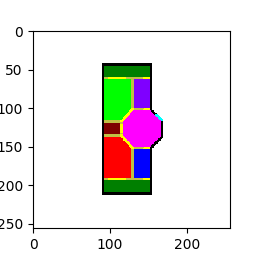
#> input picture publicplanrgb08_24/IBA_21_1.PNG, 256 x 256 px
$ python export_scene_from_intermediate.py publicplanrgb08_24 out 1.0
#> lines starting #> are read from the running program, lines starting #| are printed output that depends on the picture; after the words box and inside, x2 and y2 are one past the last pixel; in counts of white or black regions, pixels touching at a corner belong together
#!/usr/bin/env python3
# -*- coding: utf-8 -*-
# Export walls (exterior/interior) and openings (front/int doors) to JSON
# a partir de la imagen "Intermediate" (paredes negras + puerta cian).

import json
import sys
from pathlib import Path

import numpy as np
from PIL import Image
from skimage.morphology import thin
from skimage.transform import probabilistic_hough_line
from skimage.measure import label, regionprops
from scipy.spatial import cKDTree

# =========================
# Configuración (ajústala)
# =========================
# Paleta de la intermedia (muros y puertas):
RGB_EXT_WALL = (0, 0, 0)        # muro exterior (negro)
RGB_INT_WALL = (215, 165, 159)  # tabique interior (si no sale en la intermedia, quedará vacío)

# Puerta exterior en INTERMEDIA suele ser CIAN; mejor usar rango en vez de un solo valor:
# Máscara por rangos (G y B altos, R bajo)
FRONT_DOOR_R_MAX = 80
FRONT_DOOR_G_MIN = 200
FRONT_DOOR_B_MIN = 200

# Si en tus intermedias hubiera puerta interior con otro color, puedes definir otra máscara.

# Tolerancia de color estricta para muros (no para puerta cian, que va por rango)
COLOR_TOL = 2  # 1–4

# Parámetros de líneas (Hough) para muros
HOUGH_LINE_LENGTH = 10
HOUGH_LINE_GAP    = 2
HOUGH_THRESHOLD   = 10

# Filtros de aperturas (componentes tipo “puerta”)
MIN_OPEN_AREA      = 20     # píxeles
MAX_OPEN_AREA      = 1200   # píxeles
MAX_DIST_TO_WALL   = 2      # píxeles a pared
MIN_OPEN_ASPECT    = 2.0    # max(h,w)/min(h,w) >= MIN_OPEN_ASPECT
DEDUP_RADIUS_PX    = 8      # agrupar centros cercanos

# Fallback geométrico (si no hay puerta por color): buscar “gaps” entre segmentos exteriores
GAP_COLINEAR_TOL_PX = 2     # tolerancia de colinealidad (misma fila/col) en píxeles
GAP_MAX_LEN_PX      = 20    # ancho máximo de hueco considerado puerta (ajústalo a tu escala ~ 8–18 px para 0.7–0.9 m)
GAP_MIN_LEN_PX      = 6     # ancho mínimo de hueco


# =========================
# Utilidades
# =========================
def mask_rgb_tol(img: np.ndarray, rgb: tuple[int, int, int], tol: int = COLOR_TOL) -> np.ndarray:
    r, g, b = rgb
    return (
        (np.abs(img[:, :, 0] - r) <= tol) &
        (np.abs(img[:, :, 1] - g) <= tol) &
        (np.abs(img[:, :, 2] - b) <= tol)
    )

def mask_cyan_range(img: np.ndarray) -> np.ndarray:
    """Máscara de cian robusta para puerta: G y B altos, R bajo."""
    R = img[:, :, 0]
    G = img[:, :, 1]
    B = img[:, :, 2]
    return (R <= FRONT_DOOR_R_MAX) & (G >= FRONT_DOOR_G_MIN) & (B >= FRONT_DOOR_B_MIN)

def lines_from_mask(mask: np.ndarray,
                    line_length: int = HOUGH_LINE_LENGTH,
                    line_gap: int = HOUGH_LINE_GAP,
                    threshold: int = HOUGH_THRESHOLD):
    """Devuelve segmentos a partir del esqueleto de la máscara."""
    if not mask.any():
        return []
    skel = thin(mask)
    lines = probabilistic_hough_line(
        skel, threshold=threshold, line_length=line_length, line_gap=line_gap
    )
    # lines: list of ((x0,y0), (x1,y1))
    return [{"p1": [int(x0), int(y0)], "p2": [int(x1), int(y1)]} for (x0, y0), (x1, y1) in lines]

def opening_centers(mask: np.ndarray,
                    wall_mask: np.ndarray,
                    min_area: int = MIN_OPEN_AREA,
                    max_area: int = MAX_OPEN_AREA,
                    max_dist_to_wall: int = MAX_DIST_TO_WALL,
                    min_aspect: float = MIN_OPEN_ASPECT):
    """
    Devuelve centros [cx, cy] de componentes conectados del 'mask' que:
      - área dentro [min_area, max_area]
      - están a <= max_dist_to_wall píxeles de la pared
      - rectángulo delgado: max(h,w)/min(h,w) >= min_aspect
    """
    if not mask.any():
        return []

    # elimina posibles píxeles solapados con pared (ruido)
    mask = mask & (~wall_mask)

    lbl = label(mask.astype(np.uint8), connectivity=1)
    ys, xs = np.nonzero(wall_mask)
    if len(xs) == 0:
        return []

    tree = cKDTree(np.c_[xs, ys])
    keep = []
    for reg in regionprops(lbl):
        if reg.area < min_area or reg.area > max_area:
            continue
        minr, minc, maxr, maxc = reg.bbox
        h, w = (maxr - minr), (maxc - minc)
        if h == 0 or w == 0:
            continue
        aspect = max(h, w) / max(1, min(h, w))
        if aspect < min_aspect:
            continue
        cy, cx = reg.centroid  # (fila=y, col=x)
        dist, _ = tree.query([cx, cy], k=1)
        if dist <= max_dist_to_wall:
            keep.append([int(round(cx)), int(round(cy))])
    return keep

def dedup_points(points, radius=DEDUP_RADIUS_PX):
    """Agrupa puntos muy cercanos en un único centro (media)."""
    if not points:
        return []
    pts = np.array(points, dtype=float)
    used = np.zeros(len(pts), dtype=bool)
    out = []
    for i in range(len(pts)):
        if used[i]:
            continue
        d = np.linalg.norm(pts - pts[i], axis=1)
        idx = np.where(d <= radius)[0]
        used[idx] = True
        out.append(np.round(pts[idx].mean(axis=0)).astype(int).tolist())
    return out

def is_horizontal(seg, tol=GAP_COLINEAR_TOL_PX):
    (x1,y1),(x2,y2) = (seg["p1"], seg["p2"])
    return abs(y1 - y2) <= tol and abs(x1 - x2) > tol

def is_vertical(seg, tol=GAP_COLINEAR_TOL_PX):
    (x1,y1),(x2,y2) = (seg["p1"], seg["p2"])
    return abs(x1 - x2) <= tol and abs(y1 - y2) > tol

def segment_length(seg):
    (x1,y1),(x2,y2) = (seg["p1"], seg["p2"])
    return int(round(np.hypot(x2-x1, y2-y1)))

def midpoint(xa, xb):
    return int(round((xa + xb)/2))

def detect_gaps_on_exterior(exterior_segments):
    """
    Fallback geométrico: si no hay puertas por color, detecta "huecos"
    entre segmentos exteriores colineales con un gap pequeño.
    Devuelve lista de centros [cx, cy] de los gaps.
    """
    gaps = []

    # --- Horizontales: agrupar por y aproximado ---
    horiz = [s for s in exterior_segments if is_horizontal(s)]
    # agrupa por y (redondeado a GAP_COLINEAR_TOL_PX)
    buckets = {}
    for s in horiz:
        y = int(round((s["p1"][1] + s["p2"][1]) / 2))
        key = int(round(y / max(1, GAP_COLINEAR_TOL_PX)))
        buckets.setdefault(key, []).append(s)

    for key, segs in buckets.items():
        # normaliza cada segmento como (x_min, x_max, y)
        norm = []
        for s in segs:
            x1, x2 = sorted([s["p1"][0], s["p2"][0]])
            y = int(round((s["p1"][1] + s["p2"][1]) / 2))
            norm.append((x1, x2, y))
        # ordena por x
        norm.sort(key=lambda t: t[0])
        # busca gaps entre consecutivos
        for (x1a, x2a, ya), (x1b, x2b, yb) in zip(norm, norm[1:]):
            # gap entre x2a y x1b
            gap = x1b - x2a
            if GAP_MIN_LEN_PX <= gap <= GAP_MAX_LEN_PX and abs(ya - yb) <= GAP_COLINEAR_TOL_PX:
                cx = midpoint(x2a, x1b)
                gaps.append([cx, ya])

    # --- Verticales: agrupar por x aproximado ---
    vert = [s for s in exterior_segments if is_vertical(s)]
    buckets = {}
    for s in vert:
        x = int(round((s["p1"][0] + s["p2"][0]) / 2))
        key = int(round(x / max(1, GAP_COLINEAR_TOL_PX)))
        buckets.setdefault(key, []).append(s)

    for key, segs in buckets.items():
        norm = []
        for s in segs:
            y1, y2 = sorted([s["p1"][1], s["p2"][1]])
            x = int(round((s["p1"][0] + s["p2"][0]) / 2))
            norm.append((y1, y2, x))
        norm.sort(key=lambda t: t[0])
        for (y1a, y2a, xa), (y1b, y2b, xb) in zip(norm, norm[1:]):
            gap = y1b - y2a
            if GAP_MIN_LEN_PX <= gap <= GAP_MAX_LEN_PX and abs(xa - xb) <= GAP_COLINEAR_TOL_PX:
                cy = midpoint(y2a, y1b)
                gaps.append([xa, cy])

    return dedup_points(gaps, radius=DEDUP_RADIUS_PX)


# =========================
# Export por imagen
# =========================
def export_scene(img_path: Path, px_per_m: float = 50.0):
    pil = Image.open(img_path).convert("RGB")
    img = np.array(pil)
    H, W, _ = img.shape

    # Máscaras por color con tolerancia (muros)
    mask_ext = mask_rgb_tol(img, RGB_EXT_WALL)
    mask_int = mask_rgb_tol(img, RGB_INT_WALL)

    # Segmentos de pared (Hough sobre el esqueleto)
    seg_ext = lines_from_mask(mask_ext)
    seg_int = lines_from_mask(mask_int)

    # Aperturas por COLOR (cian) + filtros geométricos
    wall_mask_total = (mask_ext | mask_int)
    openings = []

    mask_fd = mask_cyan_range(img)  # robusto para cian
    fd_pts = opening_centers(
        mask_fd, wall_mask_total,
        min_area=MIN_OPEN_AREA, max_area=MAX_OPEN_AREA,
        max_dist_to_wall=MAX_DIST_TO_WALL, min_aspect=MIN_OPEN_ASPECT
    )
    fd_pts = dedup_points(fd_pts, radius=DEDUP_RADIUS_PX)
    for c in fd_pts:
        openings.append({"type": "front_door", "center": c})

    # Fallback geométrico: si no hay nada por color, busca gaps en exterior
    if len(fd_pts) == 0:
        gap_pts = detect_gaps_on_exterior(seg_ext)
        for c in gap_pts:
            openings.append({"type": "front_door_gap", "center": c})

    scene = {
        "image": img_path.name,
        "size_px": [W, H],
        "px_per_m": px_per_m,
        "walls": {
            "exterior": seg_ext,
            "interior": seg_int
        },
        "openings": openings
    }
    return scene


# =========================
# CLI
# =========================
def main():
    if len(sys.argv) < 3:
        print("Usage: python export_scene_from_intermediate.py <input_folder> <output_folder> [px_per_m]")
        sys.exit(1)
    in_dir = Path(sys.argv[1])
    out_dir = Path(sys.argv[2])
    px_per_m = float(sys.argv[3]) if len(sys.argv) > 3 else 50.0
    out_dir.mkdir(parents=True, exist_ok=True)

    count = 0
    for img_path in sorted(list(in_dir.glob("*.PNG")) + list(in_dir.glob("*.png"))):
        scene = export_scene(img_path, px_per_m=px_per_m)
#> in export_scene, pil is the input picture: PIL image 256x256 RGB; mean R, G, B 234.2, 230.6, 230.9
#> in mask_rgb_tol, `return ( (np.abs(img[:, :, 0] - r) <= tol) & (np.abs(img[:, :, 1] - g)..`:
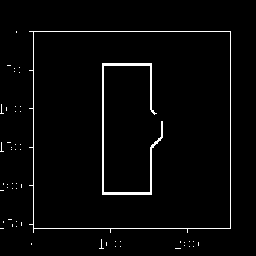
#> returned value: shape (256, 256) bool; 2.7% white in thin lines or dots, all inside (x1, y1, x2, y2) = (0, 31, 231, 249)
#> in mask_rgb_tol (call 2), `return ( (np.abs(img[:, :, 0] - r) <= tol) & (np.abs(img[:, :, 1] - g)..`: returned value: shape (256, 256) bool; every value is 0
#> in lines_from_mask, `skel = thin(mask)`:
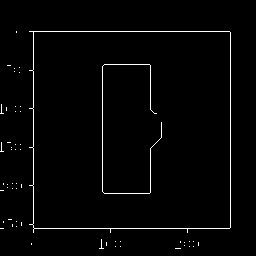
#> skel: shape (256, 256) bool; 2% white in thin lines or dots, all inside (x1, y1, x2, y2) = (0, 31, 231, 249)
#> in lines_from_mask, `lines = probabilistic_hough_line( skel, threshold=threshold, line_leng..`: lines = [((33, 232), (33, 31)), ((150, 192), (150, 148)), ((229, 228), (34, 228)), ((229, 31), (29, 31)), ((230, 227), (230, 32)), ((150, 109), (150, 65)), ((102, 191), (102, 66)), ((149, 193), (104, 193)), ((149, 64), (104, 64)), ((161, 137), (161, 124))]
#> in export_scene, `seg_ext = lines_from_mask(mask_ext)`: seg_ext = 10 items
#> in export_scene, `seg_int = lines_from_mask(mask_int)`: seg_int = []
#> in mask_cyan_range, `R = img[:, :, 0]`:
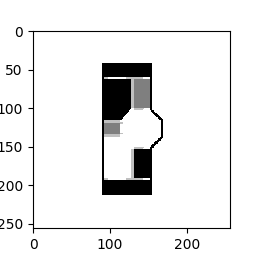
#> R: shape (256, 256); min 0, max 255, mean 234.2
#> in mask_cyan_range, `G = img[:, :, 1]`:
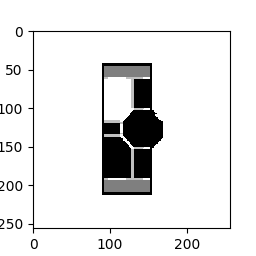
#> G: shape (256, 256); min 0, max 255, mean 230.6
#> in mask_cyan_range, `B = img[:, :, 2]`:
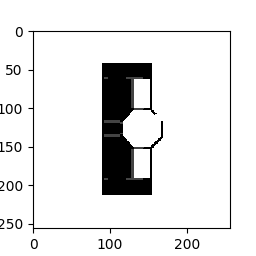
#> B: shape (256, 256); min 0, max 255, mean 230.9
#> in mask_cyan_range, `return (R <= FRONT_DOOR_R_MAX) & (G >= FRONT_DOOR_G_MIN) & (B >= FRONT..`:
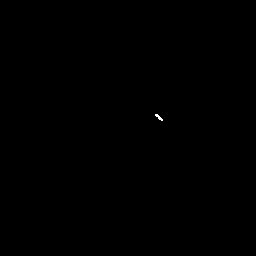
#> returned value: shape (256, 256) bool; 0.04% white in thin lines or dots, all inside (x1, y1, x2, y2) = (155, 114, 163, 121)
#> in opening_centers, `ys, xs = np.nonzero(wall_mask)`: ys = 1770 values from 31 to 248; xs = 1770 values, max 230 at index 202, min 0 at index 740, mean 122.1
#> the loop in opening_centers, `for reg in regionprops(lbl):` made 1 pass
#> (minr, minc, maxr, maxc, h, w, aspect) on pass 1: (114, 155, 121, 163, 7, 8, 1.14)
#> after the loop in opening_centers, `for reg in regionprops(lbl):`: keep = []
#> in detect_gaps_on_exterior, `horiz = [s for s in exterior_segments if is_horizontal(s)]`: horiz = 4 items
#> the loop in detect_gaps_on_exterior, `for s in horiz:` made 4 passes
#> (s, y, key) on passes 1 to 4: ({'p1': [229, 228], 'p2': [34, 228]}, 228, 114), ({'p1': [229, 31], 'p2': [29, 31]}, 31, 16), ({'p1': [149, 193], 'p2': [104, 193]}, 193, 96), ({'p1': [149, 64], 'p2': [104, 64]}, 64, 32)
#> the loop in detect_gaps_on_exterior, `for key, segs in buckets.items():` made 4 passes
#> key on passes 1 to 4: 114, 16, 96, 32
#> after the loop in detect_gaps_on_exterior, `for key, segs in buckets.items():`: gaps = []
#> in detect_gaps_on_exterior, `vert = [s for s in exterior_segments if is_vertical(s)]`: vert = 6 items
#> the loop in detect_gaps_on_exterior, `for s in vert:` made 6 passes
#> (s, x, key) on passes 1 to 6: ({'p1': [33, 232], 'p2': [33, 31]}, 33, 16), ({'p1': [150, 192], 'p2': [150, 148]}, 150, 75), ({'p1': [230, 227], 'p2': [230, 32]}, 230, 115), ({'p1': [150, 109], 'p2': [150, 65]}, 150, 75), ({'p1': [102, 191], 'p2': [102, 66]}, 102, 51), ({'p1': [161, 137], 'p2': [161, 124]}, 161, 80)
#> after the loop in detect_gaps_on_exterior, `for s in vert:`: buckets = 5 items
#> the loop in detect_gaps_on_exterior, `for key, segs in buckets.items():` made 5 passes
#> key on passes 1 to 5: 16, 75, 115, 51, 80
#> in export_scene, `gap_pts = detect_gaps_on_exterior(seg_ext)`: gap_pts = []
#> scene = 5 items
        (out_dir / f"{img_path.stem}.scene.json").write_text(
            json.dumps(scene, indent=2), encoding="utf-8"
        )
        print(f"[OK] {img_path.name} -> {img_path.stem}.scene.json")
        count += 1
#> pass 2 of the loop in main, `for img_path in sorted(list(in_dir.glob("*.PNG")) + list(in_dir.glob("..`:
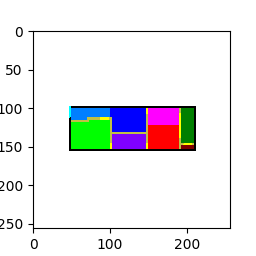
#> input picture publicplanrgb08_24/IBA_27_3.PNG, 256 x 256 px
#> in export_scene, pil is the input picture: PIL image 256x256 RGB; mean R, G, B 234.3, 234.3, 236.1
#> in lines_from_mask (call 3), `skel = thin(mask)`:
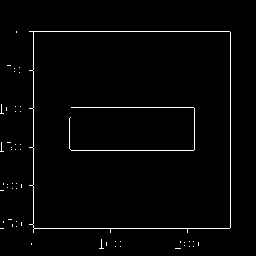
#> skel: shape (256, 256) bool; 1.9% white in thin lines or dots, all inside (x1, y1, x2, y2) = (0, 31, 231, 249)
#> lines = [((229, 228), (34, 228)), ((230, 227), (230, 32)), ((33, 232), (33, 31)), ((193, 107), (71, 107)), ((193, 150), (71, 150)), ((229, 31), (29, 31)), ((69, 148), (69, 118)), ((194, 149), (194, 108))]
#> seg_ext = 8 items
#> in mask_cyan_range (call 2), `return (R <= FRONT_DOOR_R_MAX) & (G >= FRONT_DOOR_G_MIN) & (B >= FRONT..`:
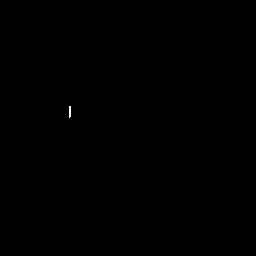
#> returned value: shape (256, 256) bool; 0.04% white in thin lines or dots, all inside (x1, y1, x2, y2) = (69, 106, 71, 118)
#> the loop in opening_centers (call 2), `for reg in regionprops(lbl):` made 1 pass
#> (minr, minc, maxr, maxc, h, w, aspect, cy) on pass 1: (106, 69, 118, 71, 12, 2, 6, 111.3)
#> the loop in detect_gaps_on_exterior (call 2), `for s in horiz:` made 4 passes
#> (s, y, key) on passes 1 to 4: ({'p1': [229, 228], 'p2': [34, 228]}, 228, 114), ({'p1': [193, 107], 'p2': [71, 107]}, 107, 54), ({'p1': [193, 150], 'p2': [71, 150]}, 150, 75), ({'p1': [229, 31], 'p2': [29, 31]}, 31, 16)
#> the loop in detect_gaps_on_exterior (call 2), `for key, segs in buckets.items():` made 4 passes
#> the loop in detect_gaps_on_exterior (call 2), `for s in vert:` made 4 passes
#> (s, x, key) on passes 1 to 4: ({'p1': [230, 227], 'p2': [230, 32]}, 230, 115), ({'p1': [33, 232], 'p2': [33, 31]}, 33, 16), ({'p1': [69, 148], 'p2': [69, 118]}, 69, 34), ({'p1': [194, 149], 'p2': [194, 108]}, 194, 97)
#> the loop in detect_gaps_on_exterior (call 2), `for key, segs in buckets.items():` made 4 passes
#> key on passes 1 to 4: 115, 16, 34, 97
    print(f"Done. {count} scenes written to {out_dir}")

if __name__ == "__main__":
    main()
